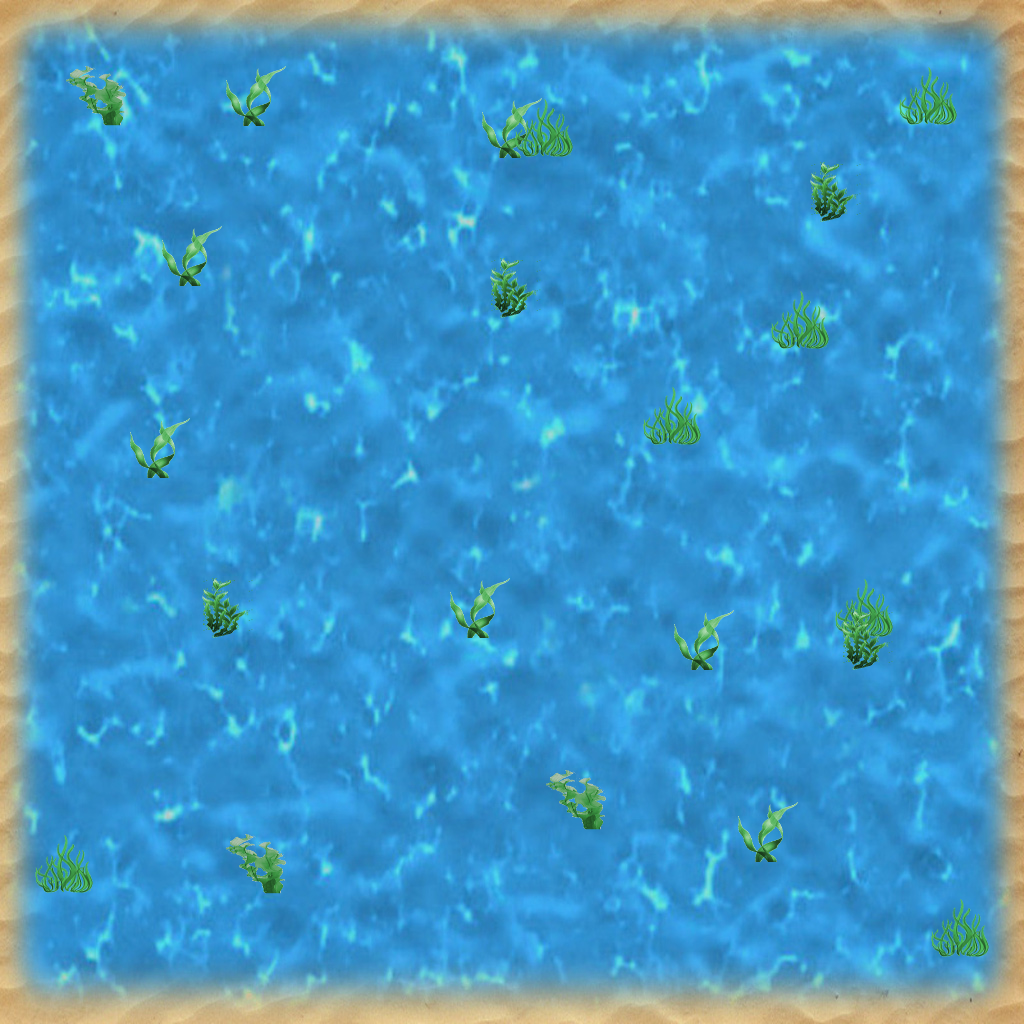

Tiled map render using the project's own tile images. Description and the whole map definition, tile-layer contents included, below:
An orthogonal 32x32 tile map with 32x32 px tiles, 1 tile layer (Kachelebene 1), 4 tilesets, 1 image layer and 52 objects.

<map version="1.10" tiledversion="1.10.2" orientation="orthogonal" renderorder="right-down" width="32" height="32" tilewidth="32" tileheight="32" infinite="0" nextlayerid="4" nextobjectid="57">
 <tileset firstgid="1" name="ocean-plants" tilewidth="64" tileheight="64" tilecount="4" columns="2">
  <image source="ocean-plants.png" width="128" height="128" />
 </tileset>
 <tileset firstgid="5" name="starfish" tilewidth="64" tileheight="64" tilecount="1" columns="1">
  <image source="starfish.png" width="64" height="64" />
  <tile id="0">
   <properties>
    <property name="name" value="Starfish" />
   </properties>
  </tile>
 </tileset>
 <tileset firstgid="6" name="rock" tilewidth="64" tileheight="64" tilecount="1" columns="1">
  <image source="rock.png" width="64" height="64" />
  <tile id="0">
   <properties>
    <property name="name" value="Rock" />
   </properties>
  </tile>
 </tileset>
 <tileset firstgid="7" name="sign" tilewidth="64" tileheight="64" tilecount="1" columns="1">
  <image source="sign.png" width="64" height="64" />
  <tile id="0">
   <properties>
    <property name="message" value="Lorem Ipsum" />
    <property name="name" value="Sign" />
   </properties>
  </tile>
 </tileset>
 <imagelayer id="3" name="Bildebene 1">
  <image source="large-water.jpg" width="1024" height="1024" />
 </imagelayer>
 <layer id="1" name="Kachelebene 1" width="32" height="32">
  <data encoding="csv">
0,0,0,0,0,0,0,0,0,0,0,0,0,0,0,0,0,0,0,0,0,0,0,0,0,0,0,0,0,0,0,0,
0,0,0,0,0,0,0,0,0,0,0,0,0,0,0,0,0,0,0,0,0,0,0,0,0,0,0,0,0,0,0,0,
0,0,0,0,0,0,0,0,0,0,0,0,0,0,0,0,0,0,0,0,0,0,0,0,0,0,0,0,0,0,0,0,
0,0,4,0,0,0,0,2,0,0,0,0,0,0,0,0,0,0,0,0,0,0,0,0,0,0,0,0,3,0,0,0,
0,0,0,0,0,0,0,0,0,0,0,0,0,0,0,2,3,0,0,0,0,0,0,0,0,0,0,0,0,0,0,0,
0,0,0,0,0,0,0,0,0,0,0,0,0,0,0,0,0,0,0,0,0,0,0,0,0,0,0,0,0,0,0,0,
0,0,0,0,0,0,0,0,0,0,0,0,0,0,0,0,0,0,0,0,0,0,0,0,0,1,0,0,0,0,0,0,
0,0,0,0,0,0,0,0,0,0,0,0,0,0,0,0,0,0,0,0,0,0,0,0,0,0,0,0,0,0,0,0,
0,0,0,0,0,2,0,0,0,0,0,0,0,0,0,0,0,0,0,0,0,0,0,0,0,0,0,0,0,0,0,0,
0,0,0,0,0,0,0,0,0,0,0,0,0,0,0,1,0,0,0,0,0,0,0,0,0,0,0,0,0,0,0,0,
0,0,0,0,0,0,0,0,0,0,0,0,0,0,0,0,0,0,0,0,0,0,0,0,3,0,0,0,0,0,0,0,
0,0,0,0,0,0,0,0,0,0,0,0,0,0,0,0,0,0,0,0,0,0,0,0,0,0,0,0,0,0,0,0,
0,0,0,0,0,0,0,0,0,0,0,0,0,0,0,0,0,0,0,0,0,0,0,0,0,0,0,0,0,0,0,0,
0,0,0,0,0,0,0,0,0,0,0,0,0,0,0,0,0,0,0,0,3,0,0,0,0,0,0,0,0,0,0,0,
0,0,0,0,2,0,0,0,0,0,0,0,0,0,0,0,0,0,0,0,0,0,0,0,0,0,0,0,0,0,0,0,
0,0,0,0,0,0,0,0,0,0,0,0,0,0,0,0,0,0,0,0,0,0,0,0,0,0,0,0,0,0,0,0,
0,0,0,0,0,0,0,0,0,0,0,0,0,0,0,0,0,0,0,0,0,0,0,0,0,0,0,0,0,0,0,0,
0,0,0,0,0,0,0,0,0,0,0,0,0,0,0,0,0,0,0,0,0,0,0,0,0,0,0,0,0,0,0,0,
0,0,0,0,0,0,0,0,0,0,0,0,0,0,0,0,0,0,0,0,0,0,0,0,0,0,0,0,0,0,0,0,
0,0,0,0,0,0,1,0,0,0,0,0,0,0,2,0,0,0,0,0,0,0,0,0,0,0,3,0,0,0,0,0,
0,0,0,0,0,0,0,0,0,0,0,0,0,0,0,0,0,0,0,0,0,2,0,0,0,0,1,0,0,0,0,0,
0,0,0,0,0,0,0,0,0,0,0,0,0,0,0,0,0,0,0,0,0,0,0,0,0,0,0,0,0,0,0,0,
0,0,0,0,0,0,0,0,0,0,0,0,0,0,0,0,0,0,0,0,0,0,0,0,0,0,0,0,0,0,0,0,
0,0,0,0,0,0,0,0,0,0,0,0,0,0,0,0,0,0,0,0,0,0,0,0,0,0,0,0,0,0,0,0,
0,0,0,0,0,0,0,0,0,0,0,0,0,0,0,0,0,0,0,0,0,0,0,0,0,0,0,0,0,0,0,0,
0,0,0,0,0,0,0,0,0,0,0,0,0,0,0,0,0,4,0,0,0,0,0,0,0,0,0,0,0,0,0,0,
0,0,0,0,0,0,0,0,0,0,0,0,0,0,0,0,0,0,0,0,0,0,0,2,0,0,0,0,0,0,0,0,
0,3,0,0,0,0,0,4,0,0,0,0,0,0,0,0,0,0,0,0,0,0,0,0,0,0,0,0,0,0,0,0,
0,0,0,0,0,0,0,0,0,0,0,0,0,0,0,0,0,0,0,0,0,0,0,0,0,0,0,0,0,0,0,0,
0,0,0,0,0,0,0,0,0,0,0,0,0,0,0,0,0,0,0,0,0,0,0,0,0,0,0,0,0,3,0,0,
0,0,0,0,0,0,0,0,0,0,0,0,0,0,0,0,0,0,0,0,0,0,0,0,0,0,0,0,0,0,0,0,
0,0,0,0,0,0,0,0,0,0,0,0,0,0,0,0,0,0,0,0,0,0,0,0,0,0,0,0,0,0,0,0
</data>
 </layer>
 <objectgroup id="2" name="Objektebene 1">
  <object id="2" gid="6" x="32" y="768" width="64" height="64" />
  <object id="3" gid="6" x="96" y="768" width="64" height="64" />
  <object id="4" gid="6" x="160" y="768" width="64" height="64" />
  <object id="5" gid="6" x="224" y="768" width="64" height="64" />
  <object id="6" gid="6" x="288" y="768" width="64" height="64" />
  <object id="7" gid="6" x="320" y="704" width="64" height="64" />
  <object id="8" gid="6" x="352" y="640" width="64" height="64" />
  <object id="9" gid="6" x="384" y="576" width="64" height="64" />
  <object id="10" gid="6" x="448" y="576" width="64" height="64" />
  <object id="11" gid="6" x="480" y="512" width="64" height="64" />
  <object id="12" gid="6" x="544" y="512" width="64" height="64" />
  <object id="13" gid="6" x="608" y="992" width="64" height="64" />
  <object id="14" gid="6" x="640" y="928" width="64" height="64" />
  <object id="15" gid="6" x="640" y="864" width="64" height="64" />
  <object id="16" gid="6" x="672" y="800" width="64" height="64" />
  <object id="17" gid="6" x="736" y="768" width="64" height="64" />
  <object id="18" gid="6" x="800" y="800" width="64" height="64" />
  <object id="19" gid="6" x="416" y="224" width="64" height="64" />
  <object id="20" gid="6" x="480" y="256" width="64" height="64" />
  <object id="21" gid="6" x="544" y="288" width="64" height="64" />
  <object id="22" gid="6" x="608" y="320" width="64" height="64" />
  <object id="23" gid="6" x="672" y="288" width="64" height="64" />
  <object id="24" gid="6" x="736" y="288" width="64" height="64" />
  <object id="25" gid="6" x="800" y="288" width="64" height="64" />
  <object id="26" gid="6" x="864" y="320" width="64" height="64" />
  <object id="27" gid="6" x="896" y="384" width="64" height="64" />
  <object id="28" gid="6" x="928" y="448" width="64" height="64" />
  <object id="29" gid="6" x="64" y="416" width="64" height="64" />
  <object id="30" gid="6" x="288" y="384" width="64" height="64" />
  <object id="31" gid="6" x="704" y="96" width="64" height="64" />
  <object id="32" gid="6" x="832" y="992" width="64" height="64" />
  <object id="33" gid="6" x="352" y="960" width="64" height="64" />
  <object id="34" gid="6" x="384" y="736" width="64" height="64" />
  <object id="35" gid="5" x="320" y="864" width="64" height="64" />
  <object id="36" gid="5" x="544" y="736" width="64" height="64" />
  <object id="37" gid="5" x="672" y="544" width="64" height="64" />
  <object id="38" gid="5" x="896" y="576" width="64" height="64" />
  <object id="39" gid="5" x="896" y="768" width="64" height="64" />
  <object id="40" gid="5" x="704" y="960" width="64" height="64" />
  <object id="41" gid="5" x="416" y="384" width="64" height="64" />
  <object id="42" gid="5" x="224" y="512" width="64" height="64" />
  <object id="43" gid="5" x="64" y="672" width="64" height="64" />
  <object id="44" gid="5" x="96" y="192" width="64" height="64" />
  <object id="45" gid="5" x="352" y="160" width="64" height="64" />
  <object id="46" gid="5" x="608" y="192" width="64" height="64" />
  <object id="47" gid="5" x="800" y="128" width="64" height="64" />
  <object id="48" gid="5" x="928" y="256" width="64" height="64" />
  <object id="49" gid="7" x="32" y="832" width="64" height="64">
   <properties>
    <property name="message" value="Collect all the Starfish" />
   </properties>
  </object>
  <object id="51" gid="7" x="736" y="704" width="64" height="64">
   <properties>
    <property name="message" value="Eastern Bay" />
   </properties>
  </object>
  <object id="52" gid="7" x="32" y="352" width="64" height="64">
   <properties>
    <property name="message" value="Western Bay" />
   </properties>
  </object>
  <object id="53" gid="7" x="640" y="96" width="64" height="64">
   <properties>
    <property name="message" value="Northern Bay" />
   </properties>
  </object>
  <object id="56" x="64" y="896" width="64" height="64">
   <properties>
    <property name="name" value="Start" />
   </properties>
  </object>
 </objectgroup>
</map>
